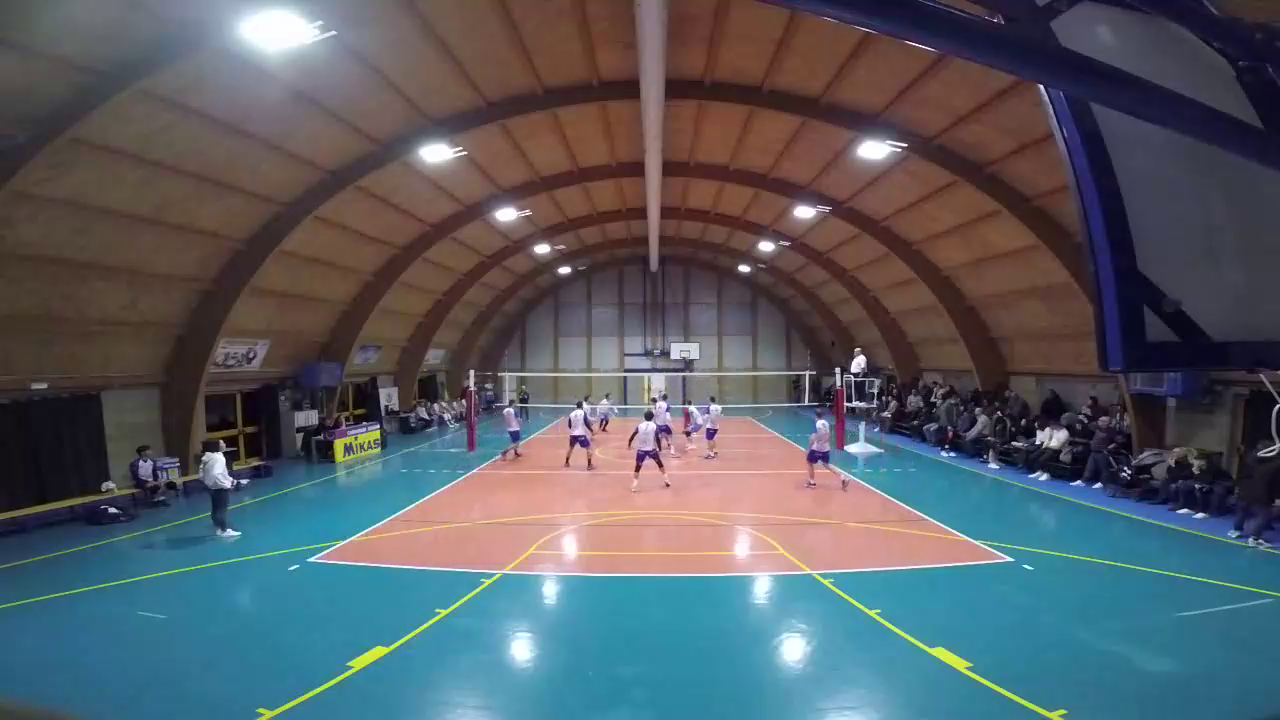
#> input picture frame 394 of clip.mp4, 1280 x 720 px, given in place of video.mp4, which was not available
$ python extract_frames.py
#> lines starting #> are read from the running program, lines starting #| are printed output that depends on the picture; pictures that were not available may be replaced by others from this repository, and a replacement may not be noted
import cv2
import os
import random

def extract_random_frames(video_path, output_dir, num_frames=500):
    # Crea la directory di output se non esiste
#> called with video_path = 'input/video.mp4', output_dir = 'output_frames', num_frames = 500
    os.makedirs(output_dir, exist_ok=True)

    # Apri il video
    cap = cv2.VideoCapture(video_path)
    if not cap.isOpened():
        print("Errore: impossibile aprire il video.")
        return

    # Ottieni il numero totale di frame
    total_frames = int(cap.get(cv2.CAP_PROP_FRAME_COUNT))
    print(f"Numero totale di frame nel video: {total_frames}")

    # Genera una lista di frame casuali
    random_frames = random.sample(range(total_frames), min(num_frames, total_frames))

    # Estrai i frame casuali e salvali
    for frame_number in random_frames:
        # Imposta la posizione del frame corrente
        cap.set(cv2.CAP_PROP_POS_FRAMES, frame_number)
        ret, frame = cap.read()
        if ret:
            # Salva il frame
            frame_filename = os.path.join(output_dir, f"frame_{frame_number:04d}.jpg")
            cv2.imwrite(frame_filename, frame)
            print(f"Frame salvato: {frame_filename}")
        else:
            print(f"Errore: impossibile leggere il frame {frame_number}")
#> this loop made 31 passes
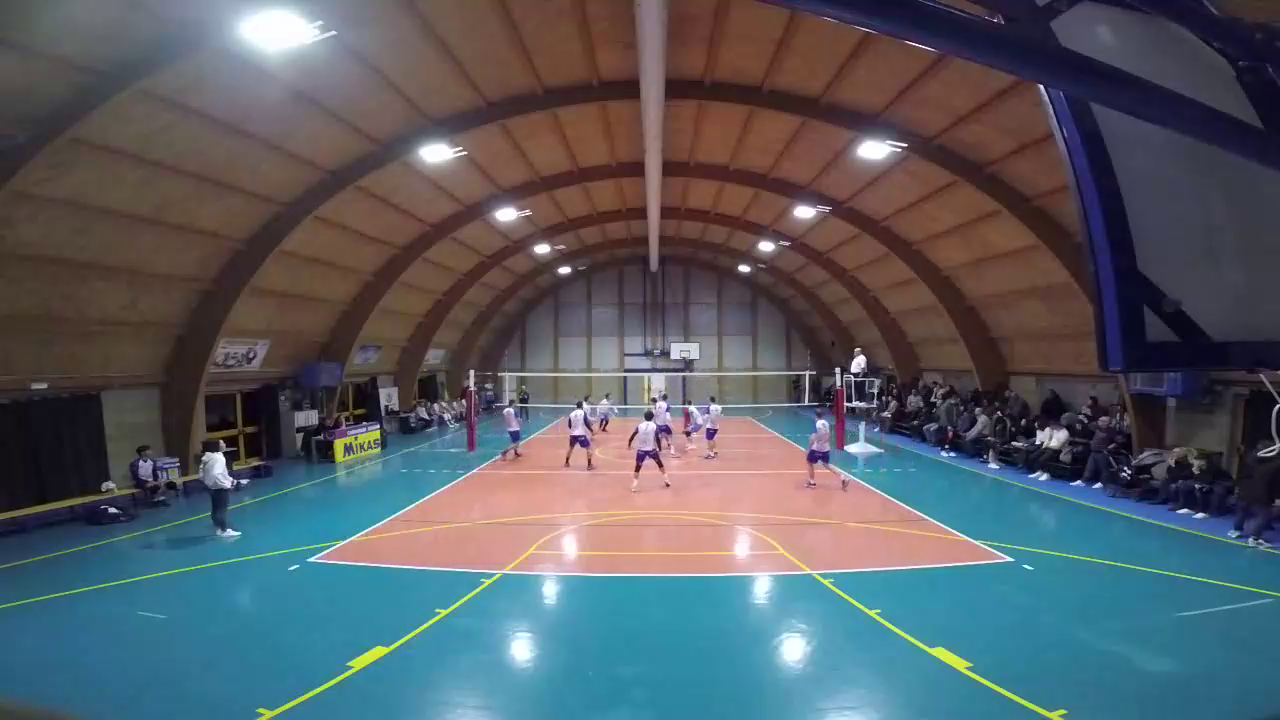
#> input picture frame 394 of clip.mp4, 1280 x 720 px, given in place of video.mp4, which was not available
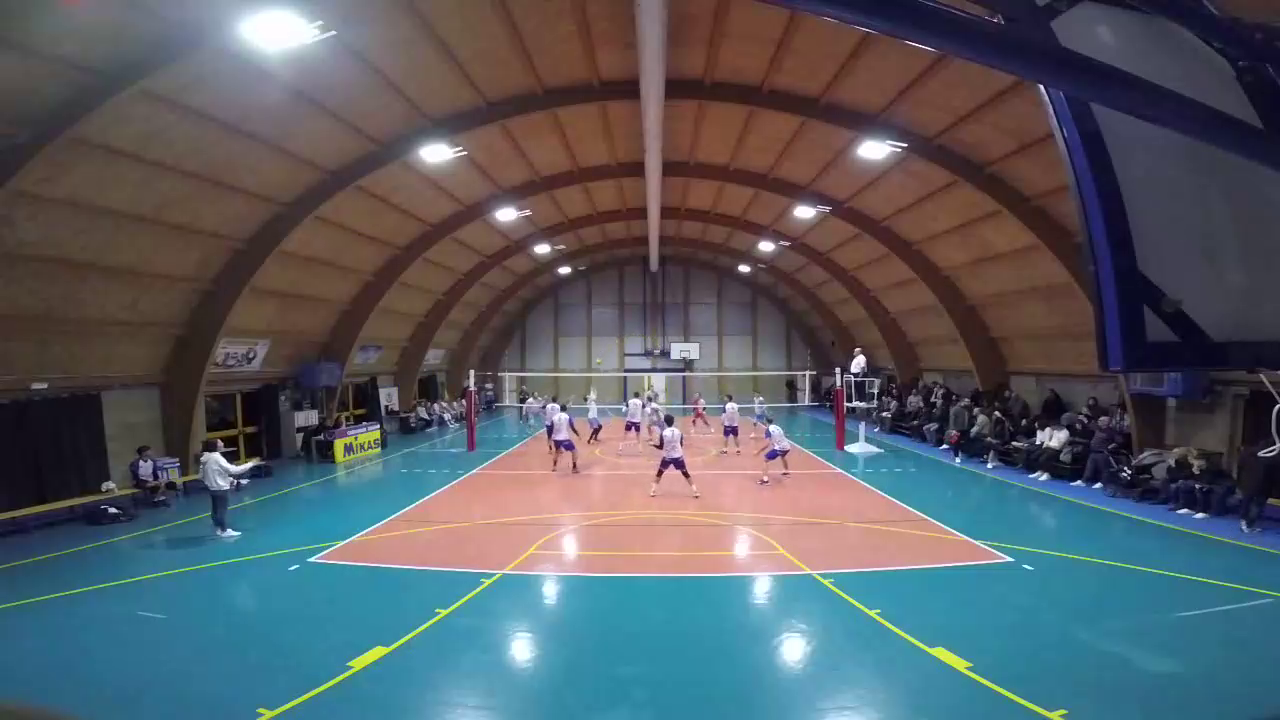
#> input picture frame 430 of clip.mp4, 1280 x 720 px, given in place of video.mp4, which was not available
#> pass 3, in extract_random_frames, `ret, frame = cap.read()`:
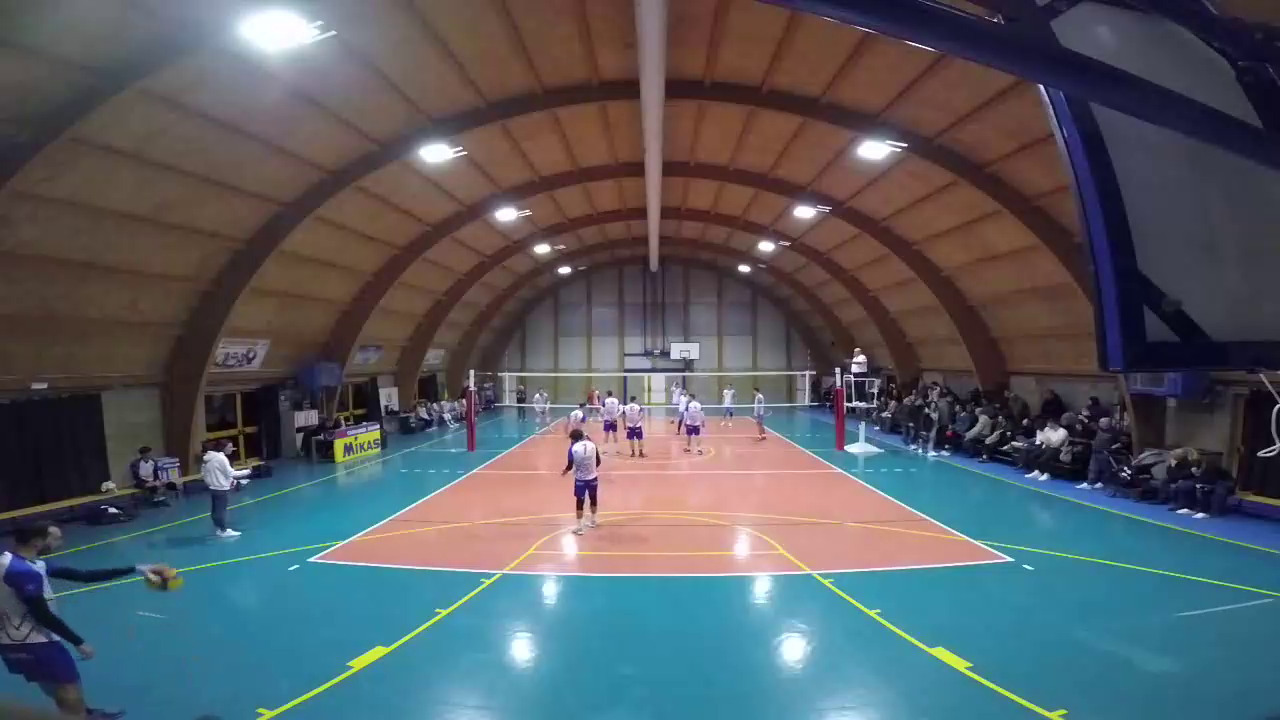
#> frame: shape (720, 1280, 3); mean B, G, R 98.5, 91.6, 85.9

    # Rilascia il video
    cap.release()
    print("Estrazione completata.")

# Percorso del video e directory di output
video_path = "input/video.mp4"  # Sostituisci con il percorso del tuo video
output_dir = "output_frames"  # Sostituisci con la directory desiderata

# Esegui la funzione per estrarre i frame
extract_random_frames(video_path, output_dir)

$ run again, starting later in the video
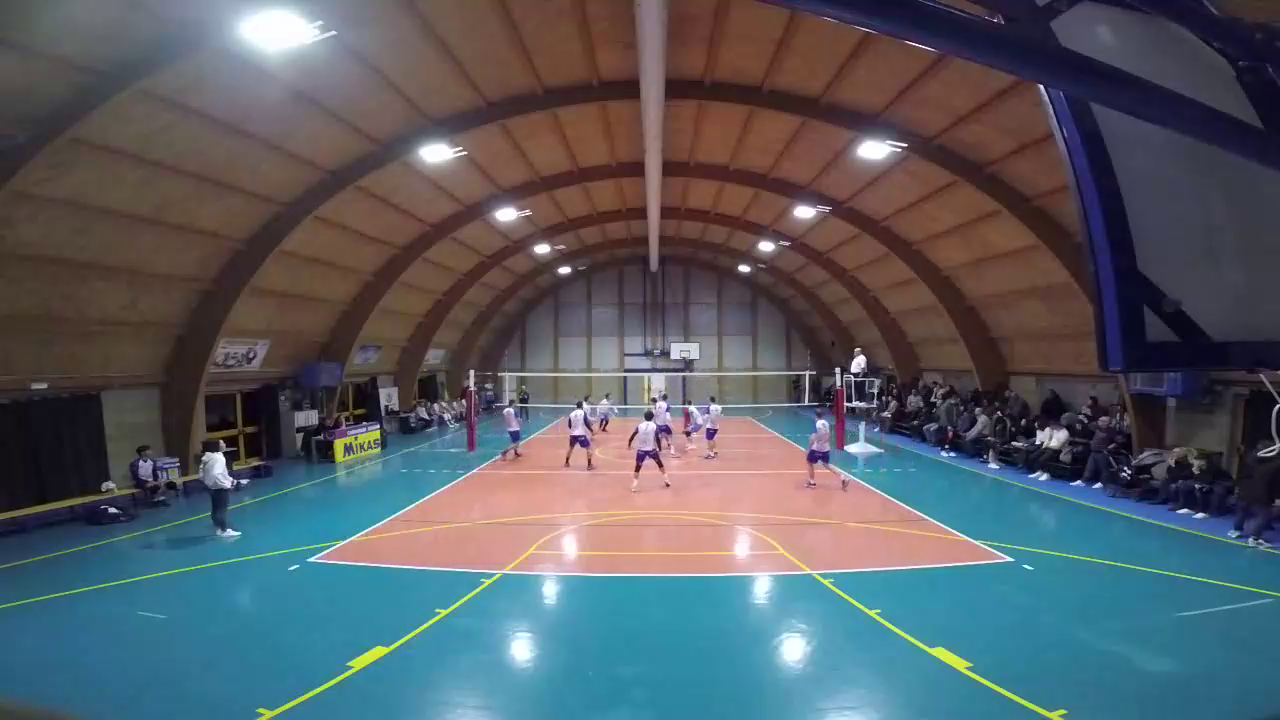
#> input picture frame 394 of clip.mp4, 1280 x 720 px, given in place of video.mp4, which was not available
#> the loop in extract_random_frames, `for frame_number in random_frames:` made 31 passes
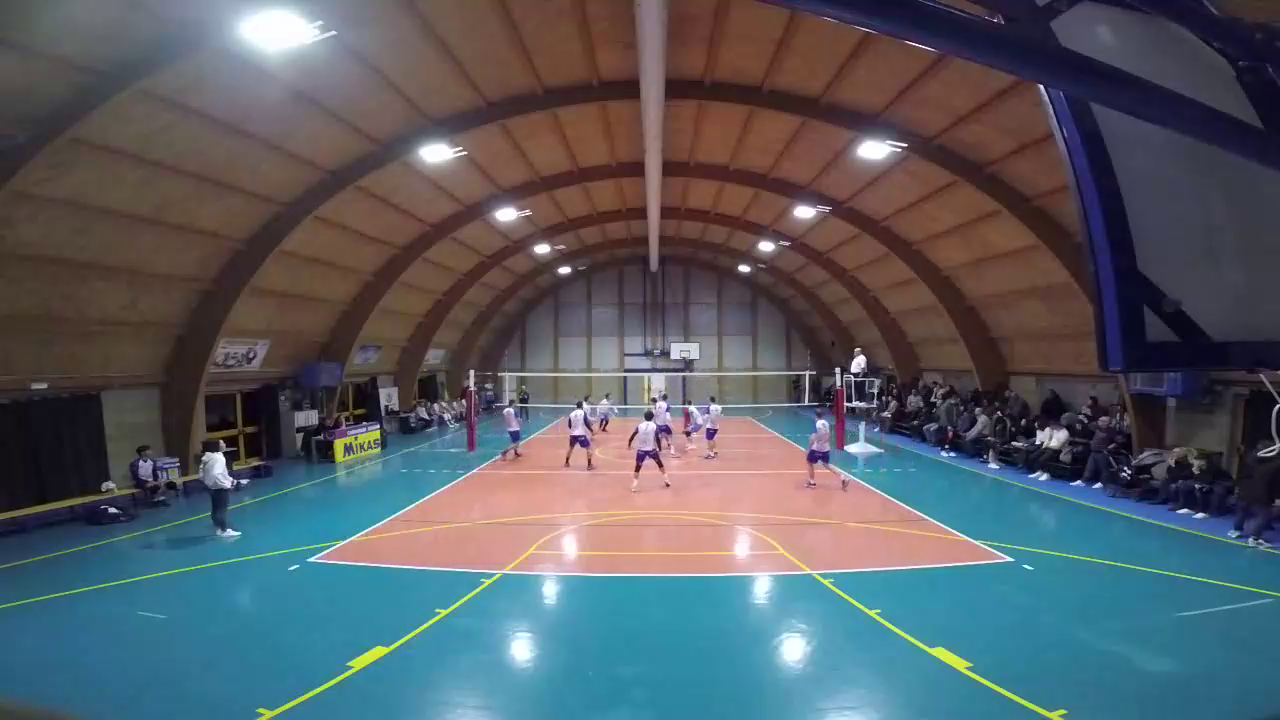
#> input picture frame 394 of clip.mp4, 1280 x 720 px, given in place of video.mp4, which was not available
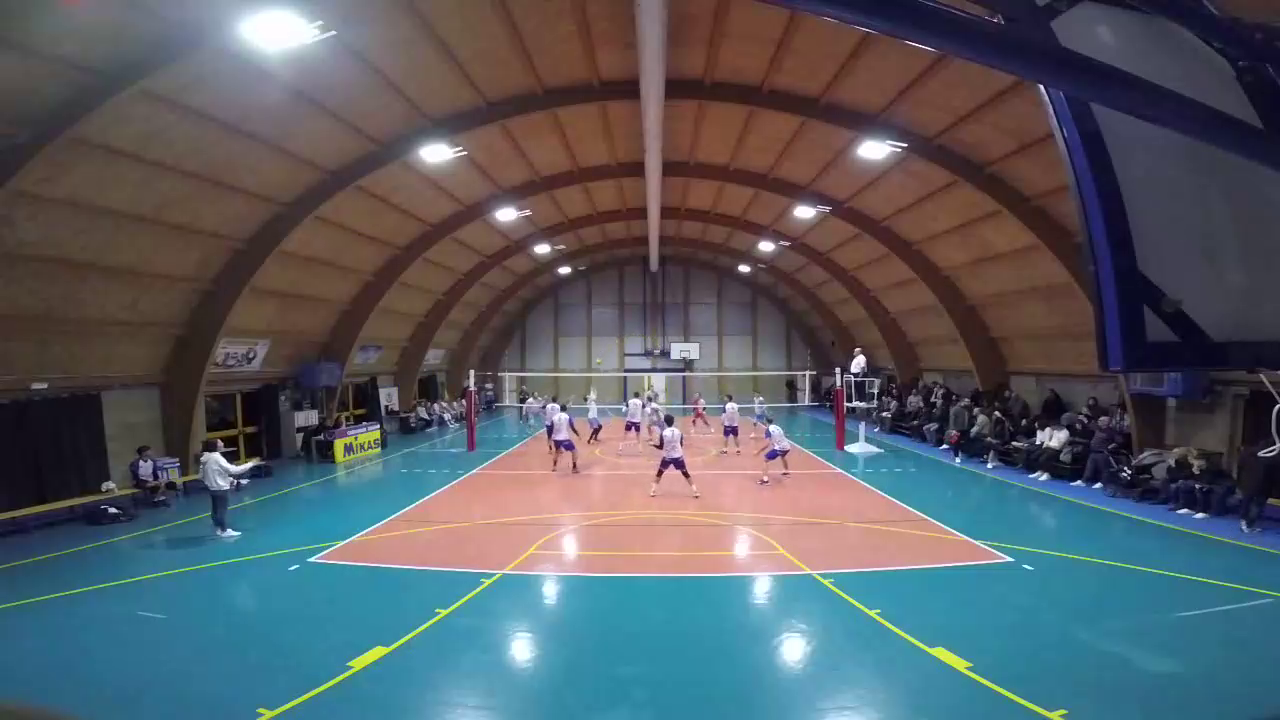
#> input picture frame 430 of clip.mp4, 1280 x 720 px, given in place of video.mp4, which was not available

$ run again, starting later in the video
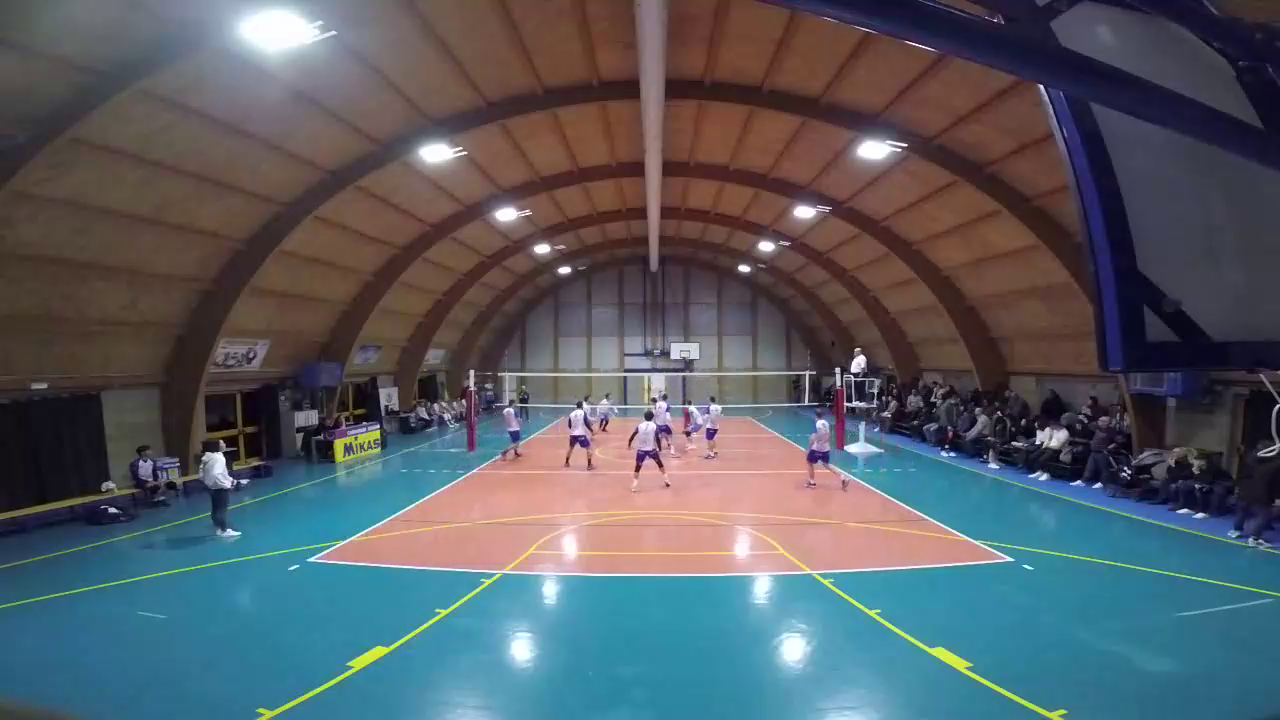
#> input picture frame 394 of clip.mp4, 1280 x 720 px, given in place of video.mp4, which was not available
#> the loop in extract_random_frames, `for frame_number in random_frames:` made 31 passes
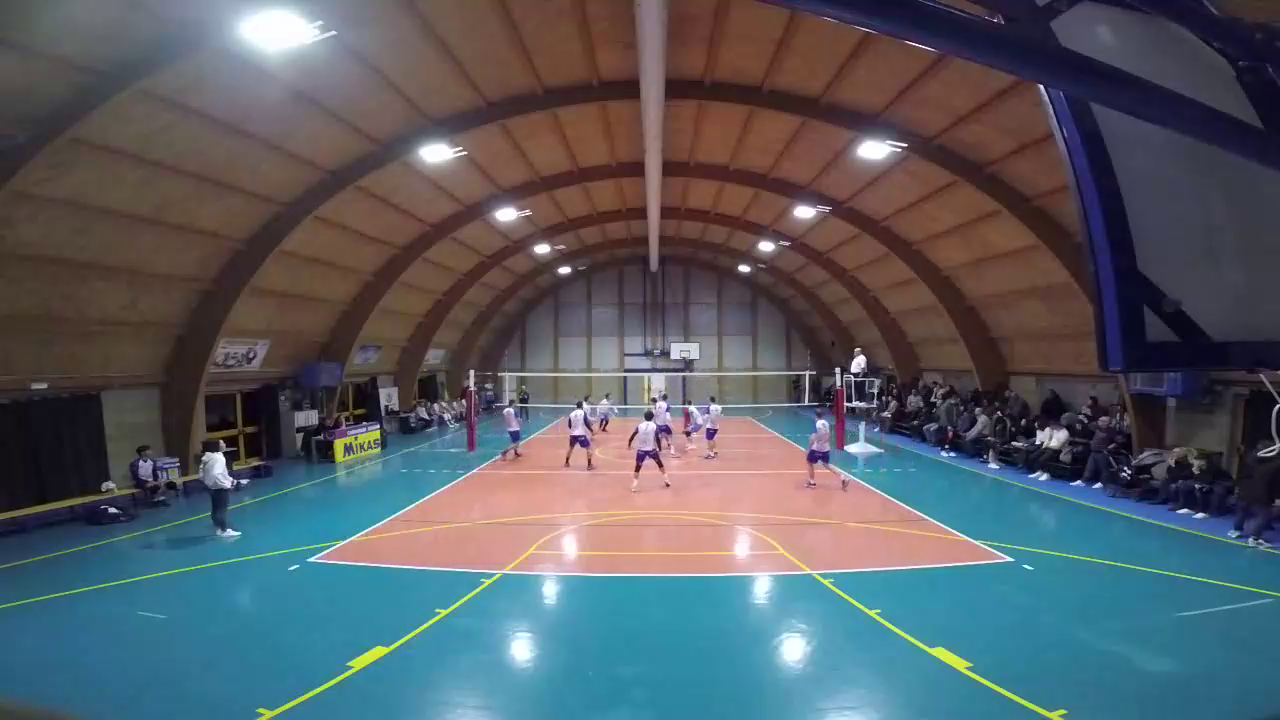
#> input picture frame 394 of clip.mp4, 1280 x 720 px, given in place of video.mp4, which was not available
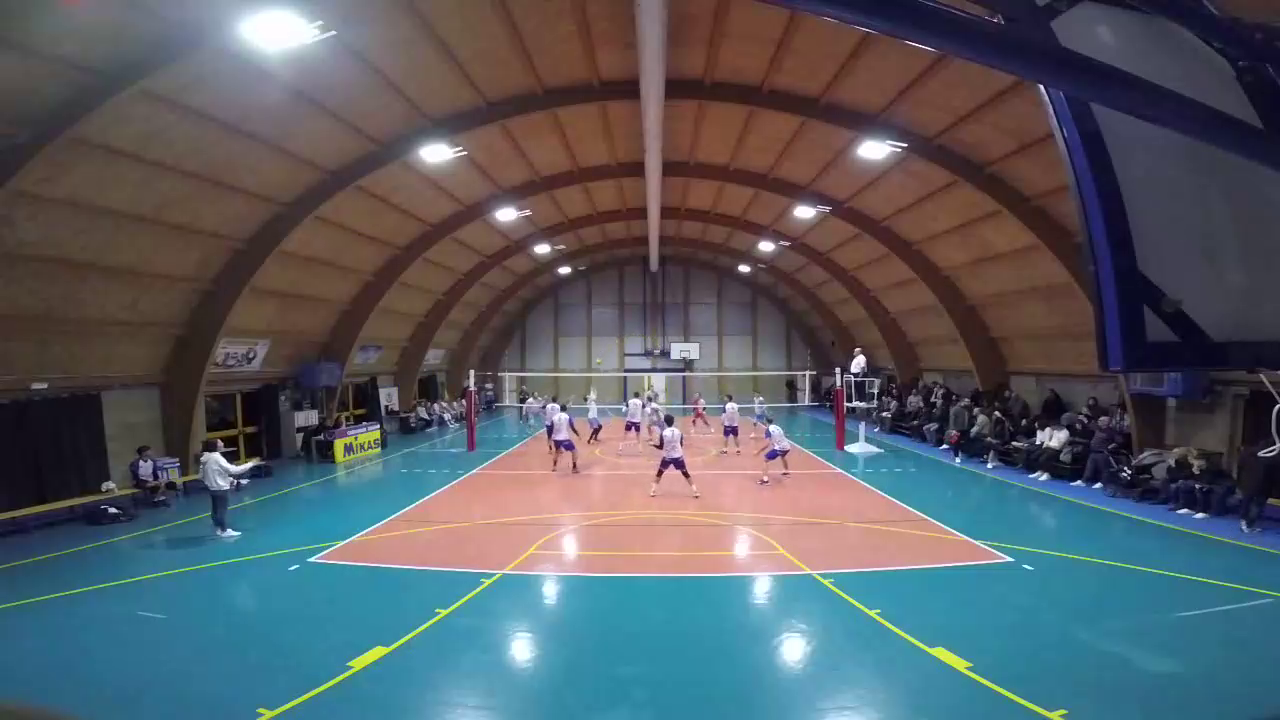
#> input picture frame 430 of clip.mp4, 1280 x 720 px, given in place of video.mp4, which was not available
